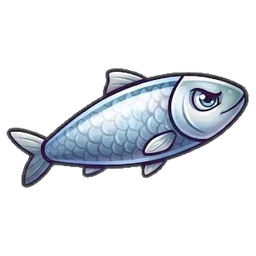
#> input picture img/catapulta/av-acuaticos-2-div-2.webp, 256 x 256 px
$ python -i procesar_catapulta.py   (imports and definitions only)
#> lines starting #> are read from the running program, lines starting #| are printed output that depends on the picture; after the words box and inside, x2 and y2 are one past the last pixel; in counts of white or black regions, pixels touching at a corner belong together
#> further down, picture is the input picture: PIL image 256x256 RGBA; mean R, G, B, A 31.8, 35.2, 39.8, 60.4
#!/usr/bin/env python3
"""Convierte las imágenes originales de Catapulta (JPG con fondo magenta) en WebP con transparencia.
Uso:  python tools/procesar_catapulta.py CARPETA_CON_LAS_IMAGENES
Busca (a cualquier profundidad) archivos que se llamen av-*, en-*, fx-*, lanzador-*, mat-* y fondo-* (con cualquier extensión)
y deja el resultado en img/catapulta/ (sprites y texturas) e img/cartas/fondos/ (fondos de pantalla).
Quita el magenta #FF00FF del fondo con un «chroma key» suave (sin tocar los magentas del interior de los dibujos)."""
import os, sys, json
import numpy as np
from PIL import Image
from scipy import ndimage as ndi

RAIZ = os.path.dirname(os.path.dirname(os.path.abspath(__file__)))
SAL = os.path.join(RAIZ, 'img', 'catapulta')
FONDOS = os.path.join(RAIZ, 'img', 'cartas', 'fondos')


def quitar_magenta(im):
    a = np.asarray(im.convert('RGB')).astype(np.float32)
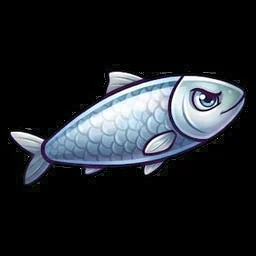
#> a: shape (256, 256, 3) float32; mean R, G, B 31.8, 35.2, 39.8
    r, g, b = a[..., 0], a[..., 1], a[..., 2]
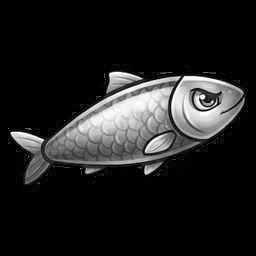
#> r: shape (256, 256) float32; min 0, max 255, mean 31.8
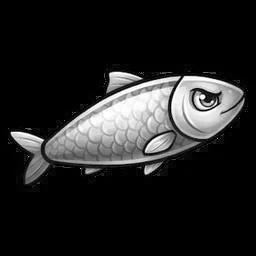
#> g: shape (256, 256) float32; min 0, max 255, mean 35.2
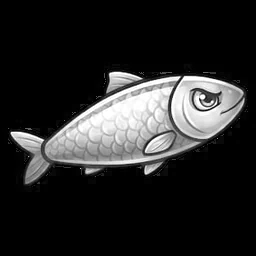
#> b: shape (256, 256) float32; min 0, max 255, mean 39.8
    m = np.minimum(r, b) - g                                   # «magentez»: 255 en el magenta puro, ≈ 0 en casi todo lo demás
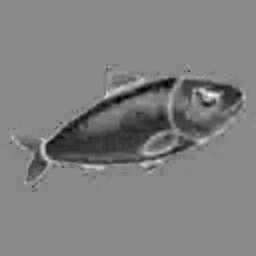
#> m: shape (256, 256) float32; min -50, max 42, mean -3.4; drawn with min black and max white
    cand = (m > 60) & (r > 140) & (b > 110)                    # magenta o rosa de los halos
#> cand: shape (256, 256) bool; every value is 0
    puro = (g < 60) & (r > 215) & (b > 200)                    # magenta casi puro (sirve para los huecos cerrados)
    lab, n = ndi.label(cand)
#> lab: shape (256, 256) int32; every value is 0
#> n = 0
    fondo = np.zeros(cand.shape, bool)
    if n:
        borde = np.unique(np.concatenate([lab[0], lab[-1], lab[:, 0], lab[:, -1]]))
        fondo = np.isin(lab, borde[borde > 0])                 # conectado al borde de la imagen
    lab2, n2 = ndi.label(puro)
#> n2 = 0
    if n2:
        tam = ndi.sum(puro, lab2, index=np.arange(1, n2 + 1))
        fondo |= np.isin(lab2, [i + 1 for i, t in enumerate(tam) if t > 40])   # huecos cerrados (dentro de un aro, entre las ruedas…)
    banda = ndi.binary_dilation(fondo, iterations=4) & ~fondo
    alfa = np.ones(fondo.shape, np.float32); alfa[fondo] = 0
    # En el borde, la mezcla es píxel = α·color + (1-α)·magenta → se despeja α y el color real
    al = np.clip(1 - m / 235.0, 0, 1)
    alfa[banda] = al[banda]
#> alfa: shape (256, 256) float32; every value is 1
    out = a.copy()
    mag = np.array([255, 0, 255], np.float32)
    k = np.maximum(alfa, 1e-3)[..., None]
    des = np.clip((a - (1 - alfa)[..., None] * mag) / k, 0, 255)
    out[banda] = des[banda]
    res = np.dstack([out, alfa * 255]).astype(np.uint8)
    return Image.fromarray(res, 'RGBA')


# [86 lines left out: functions recortar, guardar, quitar_aro, trozos, buscar, main, not called in this run]


# [3 lines not run here, left out]

>>> from PIL import Image
>>> picture = Image.open('../img/catapulta/av-acuaticos-2-div-2.webp')
>>> result = quitar_magenta(picture)

$ run again, on img/catapulta/av-vegetales-4.webp
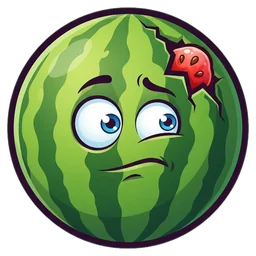
#> input picture img/catapulta/av-vegetales-4.webp, 256 x 256 px
#> picture is the input picture: PIL image 256x256 RGBA; mean R, G, B, A 69.8, 92.1, 51.9, 177.5
#> in quitar_magenta, `m = np.minimum(r, b) - g`:
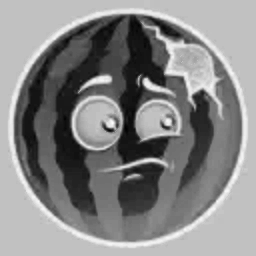
#> m: shape (256, 256) float32; min -142, max 45, mean -43.3; drawn with min black and max white
#> cand: shape (256, 256) bool; every value is 0
#> lab: shape (256, 256) int32; every value is 0
#> n = 0
#> in quitar_magenta, `al = np.clip(1 - m / 235.0, 0, 1)`:
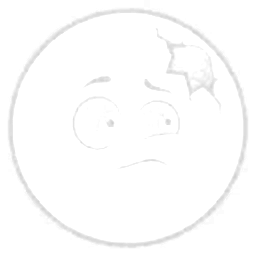
#> al: shape (256, 256) float32; min 0.809, max 1, mean 0.992
#> alfa: shape (256, 256) float32; every value is 1
